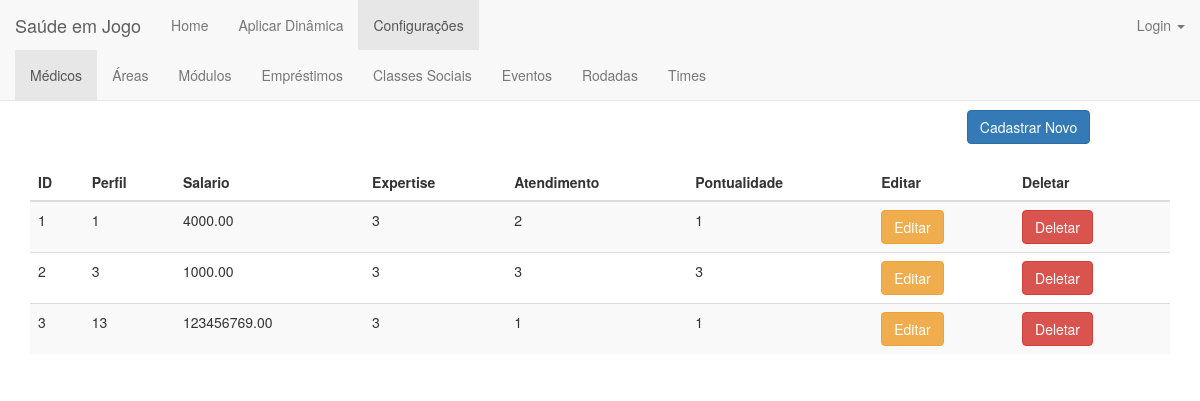
The app's page /medico/, older data.
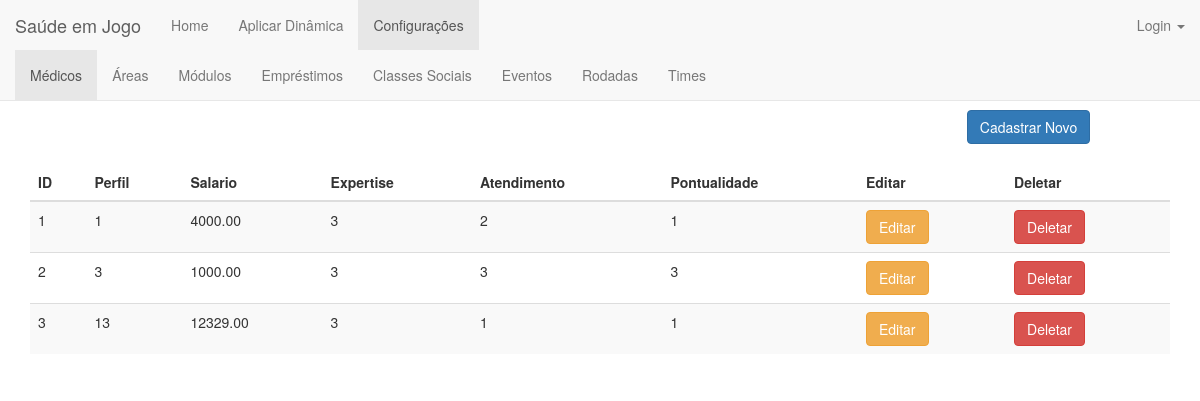
The same page, newer data.
### jogo/models.py (models this page shows)
class Medico(models.Model):
    classificacao = ((1,'1'),(2,'2'),(3,'3'))
    perfil = models.IntegerField(validators=[MinValueValidator(1)], unique=True)
    salario = models.FloatField(validators=[MinValueValidator(0.0)])
    expertise = models.IntegerField(default=1, choices=classificacao)
    atendimento = models.IntegerField(default=1, choices=classificacao)
    pontualidade = models.IntegerField(default=1, choices=classificacao)

### jogo/views.py (the view)
# urls.py: url(r'^medico/$', views.medico_index, name='medico_index'),
def medico_index(request):
    medicos = Medico.objects.order_by('perfil')
    return render(request, 'medico/medico_index.html', {'medicos':medicos})

### jogo/templates/medico/medico_index.html (shortened to what this page needs)
{% extends 'jogo/base_configuracoes.html' %}
{% load staticfiles %}
{% block medico %}class="active"{% endblock %}
{% block body %}
    <div class="container">
        <center><h1>Médicos</h1></center>
        <div align="right" style="margin-right: 7%">
            <a href="{% url 'jogo:medico_new' %}"><button type="submit" class="btn btn-primary">Cadastrar Novo</button></a>
        </div>
        <br>
        <table class="table table-striped">
        <thead>
            <tr>
                <th>ID</th>
                <th>Perfil</th>
                <th>Salario</th>
                <th>Expertise</th>
                <th>Atendimento</th>
                <th>Pontualidade</th>
                <th>Editar</th>
                <th>Deletar</th>
            </tr>
        </thead>
        <tbody>
            {% for medico in medicos %}
                <tr>
                    <td>{{medico.id}}</td>
                    <td>{{medico.perfil}}</td>
                    <td>{{medico.salario | floatformat:2}}</td>
                    <td>{{medico.expertise}}</td>
                    <td>{{medico.atendimento}}</td>
                    <td>{{medico.pontualidade}}</td>
                    <td><a href="{% url 'jogo:medico_edit' medico.id %}"><button type="button" class="btn btn-warning">Editar</button></a></td>
                    <td><a href="{% url 'jogo:medico_delete' medico.id %}"><button type="button" class="btn btn-danger">Deletar</button></a></td>
                </tr>
            {% endfor %}
        </tbody>
        </table>
    </div>
{% endblock body %}

Row changes from the older to the newer data that the page shows:
changed Medico id 3: salario "123456769.00" → "12329.00"
